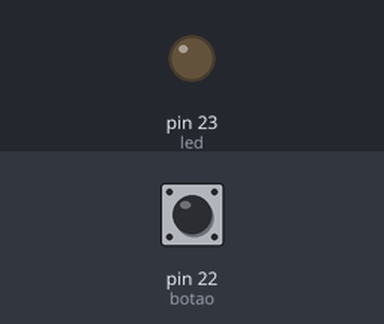
This sketch was run on a simulated Arduino Mega 2560, built for the host (arithmetic inside an expression is 32-bit, double 64-bit). Parts: output pins drawn as LEDs (lit = HIGH). The test bench sets the inputs (shaded band); at power-on: pin 22 (botao) LOW.

Above: at 1.2 s.
1.3 s: pin 22 (botao) pulled HIGH for 0.15 s
At 1.37 s:
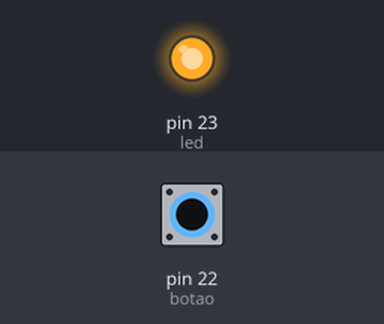
2.9 s: pin 22 (botao) pulled HIGH for 3.2 s
At 6.6 s:
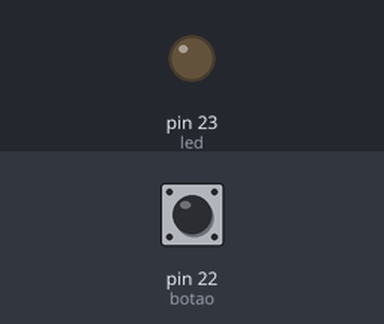
Timing chart, 0 to 8.1 s (numbered marks = the images above; inputs shaded):
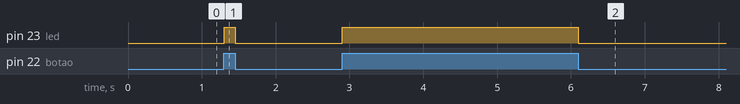

Measured:
- after the input at 1.3 s, pin 23 (led): LOW → HIGH at once, → LOW 0.15 s later
- after the input at 2.9 s, pin 23 (led): LOW → HIGH at once, → LOW 3.2 s later

The sketch:

projeto02.ino
```cpp
const int led = 23;
const int botao = 22;

void setup(){
  pinMode(led, OUTPUT);
  pinMode(botao, INPUT_PULLDOWN);
}

void loop(){
  int estado = digitalRead(botao);

  if (estado == HIGH) {
    digitalWrite(led, HIGH);
  }
  else{
    digitalWrite(led, LOW);
  }
}
```
